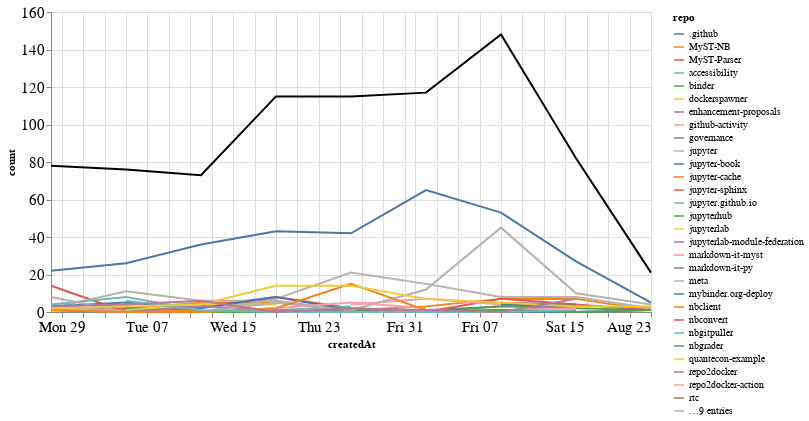

Here is the notebook cell this chart was saved with:
### Markdown cell above
## Comments

### Code cell
comments_time = comments.groupby('repo').resample('W', on='createdAt').count()['author'].reset_index()
comments_time = comments_time.rename(columns={'author': 'count'})
comments_time_total = comments_time.groupby('createdAt').agg({"count": "sum"}).reset_index()
ch1 = alt.Chart(comments_time, width=600).mark_line().encode(
    x='createdAt',
    y='count',
    color='repo',
    tooltip="repo"
)

ch2 = alt.Chart(comments_time_total, width=600).mark_line(color="black").encode(
    x='createdAt',
    y='count',
)

ch1 + ch2

### Figure 1 — Vega-Lite specification as saved in the notebook (floating-point values rounded to 4 significant figures; data arrays with more than 128 entries replaced by an {"elided": "..."} marker saying what was removed)
{"config": {"axisLeft": {"labelFontSize": 15}, "axisBottom": {"labelFontSize": 15}}, "layer": [{"data": {"name": "data-964381d0eafa111bcc598afb2494a4f2"}, "mark": "line", "encoding": {"color": {"type": "nominal", "field": "repo"}, "tooltip": {"type": "nominal", "field": "repo"}, "x": {"type": "temporal", "field": "createdAt"}, "y": {"type": "quantitative", "field": "count"}}, "width": 600}, {"data": {"name": "data-6c689fb0f78faae339faef0f4cadae27"}, "mark": {"type": "line", "color": "black"}, "encoding": {"x": {"type": "temporal", "field": "createdAt"}, "y": {"type": "quantitative", "field": "count"}}, "width": 600}], "$schema": "https://vega.github.io/schema/vega-lite/v4.8.1.json", "datasets": {"data-964381d0eafa111bcc598afb2494a4f2": {"elided": "174 records"}, "data-6c689fb0f78faae339faef0f4cadae27": [{"createdAt": "2020-06-28T00:00:00", "count": 78}, {"createdAt": "2020-07-05T00:00:00", "count": 76}, {"createdAt": "2020-07-12T00:00:00", "count": 73}, {"createdAt": "2020-07-19T00:00:00", "count": 115}, {"createdAt": "2020-07-26T00:00:00", "count": 115}, {"createdAt": "2020-08-02T00:00:00", "count": 117}, {"createdAt": "2020-08-09T00:00:00", "count": 148}, {"createdAt": "2020-08-16T00:00:00", "count": 82}, {"createdAt": "2020-08-23T00:00:00", "count": 21}]}}
